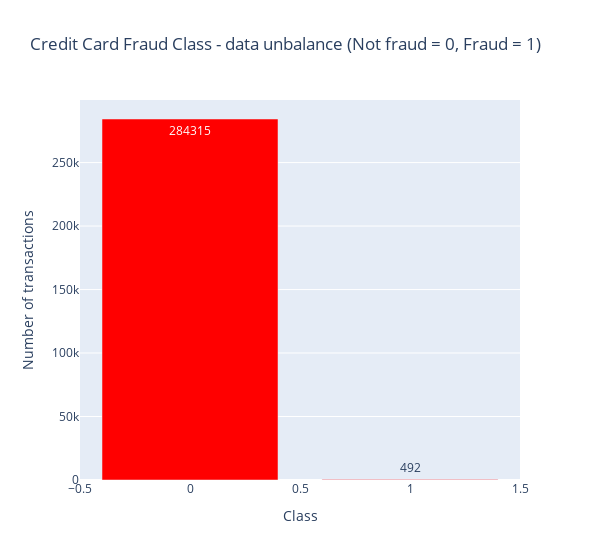

Notebook cell for this chart:
### Code cell
temp = data_df["Class"].value_counts()
df = pd.DataFrame({'Class': temp.index,'values': temp.values})

trace = go.Bar(
    x = df['Class'],y = df['values'],
    name="Credit Card Fraud Class - data unbalance (Not fraud = 0, Fraud = 1)",
    marker=dict(color="Red"),
    text=df['values']
)
data = [trace]
layout = dict(title = 'Credit Card Fraud Class - data unbalance (Not fraud = 0, Fraud = 1)',
          xaxis = dict(title = 'Class', showticklabels=True), 
          yaxis = dict(title = 'Number of transactions'),
          hovermode = 'closest',width=600
         )
fig = dict(data=data, layout=layout)
iplot(fig, filename='class')

### Figure 1 — Plotly figure (JSON) as saved in the notebook; plotly's stock layout.template omitted (floating-point values rounded to 4 significant figures)
{"data": [{"marker": {"color": "Red"}, "name": "Credit Card Fraud Class - data unbalance (Not fraud = 0, Fraud = 1)", "text": [284315, 492], "type": "bar", "x": [0, 1], "y": [284315, 492]}], "layout": {"hovermode": "closest", "title": {"text": "Credit Card Fraud Class - data unbalance (Not fraud = 0, Fraud = 1)"}, "width": 600, "xaxis": {"showticklabels": true, "title": {"text": "Class"}}, "yaxis": {"title": {"text": "Number of transactions"}}}}
